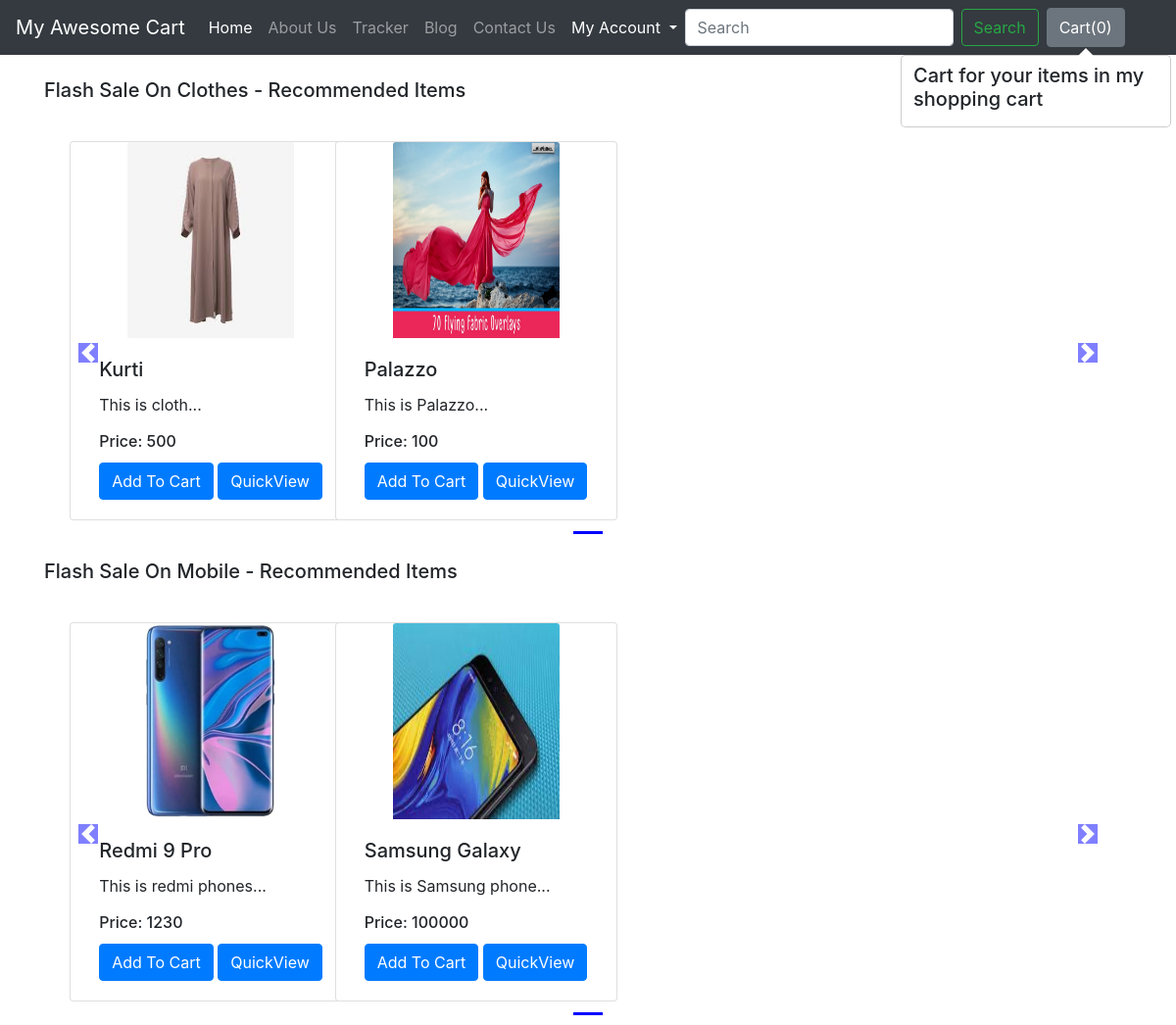
The app's page /shop/ with its own data.
### shop/views.py (the view)
# urls.py: path("", views.index, name="Blog"),
def index(request):
    allProds = []
    catprods = Product.objects.values('category', 'id')
    cats = {item['category'] for item in catprods}
    for cat in cats:
        prod = Product.objects.filter(category=cat)
        n = len(prod)
        nSlides = n // 4 + ceil((n / 4) - (n // 4))
        allProds.append([prod, range(1, nSlides), nSlides])
    params = {'allProds':allProds}
    return render(request, 'shop/index.html', params)

### shop/templates/shop/index.html (shortened to what this page needs)
{% extends 'shop/basic.html' %}
{% block body %}
{% load static %}
<div class="container">
    {% for product, range, nSlides in allProds %}
    <h5 class="my-4">Flash Sale On {{product.0.category}} - Recommended Items</h5>
    <div class="row">
        <div id="demo{{forloop.counter}}" class="col carousel slide my-3" data-ride="carousel">
            <ul class="carousel-indicators">
                <li data-target="#demo{{forloop.counter}}" data-slide-to="0" class="active"></li>
            </ul>
            <div class="container carousel-inner no-padding">
                <div class="carousel-item active">
                    {% for i in product %}
                    <div class="col-xs-3 col-sm-3 col-md-3">
                        <div class="card align-items-center" style="width: 18rem;">
                            <img src='/media/{{i.image}}' class="card-img-top" alt="...">
                            <div class="card-body">
                                <h5 class="card-title" id="namepr{{i.id}}">{{i.product_name}}</h5>
                                <p class="card-text">{{i.desc|slice:"0:53"}}...</p>
                                <h6 class="card-title" >Price: <span id="pricepr{{i.id}}">{{i.price}}</span></h6>
                                <span id="divpr{{i.id}}" class="divpr">
                                    <button id="pr{{i.id}}" class="btn btn-primary cart">Add To Cart</button>
                                </span>
                                <a href="/shop/products/{{i.id}}"><button id="qv{{i.id}}" class="btn btn-primary cart">QuickView</button></a>
                            </div>
                        </div>
                    </div>
                    {% endfor %}
                </div>
            </div>
        </div>
        <a class="carousel-control-prev" href="#demo{{forloop.counter}}" data-slide="prev">
            <span class="carousel-control-prev-icon"></span>
        </a>
        <a class="carousel-control-next" href="#demo{{forloop.counter}}" data-slide="next">
            <span class="carousel-control-next-icon"></span>
        </a>
    </div>
    {% endfor %}
</div>
{% endblock %}

### shop/templates/shop/basic.html (shortened to what this page needs)
<!doctype html>
<html lang="en">
  <head>
    <link rel="stylesheet" href="https://stackpath.bootstrapcdn.com/bootstrap/4.2.1/css/bootstrap.min.css">
  </head>
  <body>
    <nav class="navbar navbar-expand-lg navbar-dark bg-dark">
  <a class="navbar-brand" href="/shop">My Awesome Cart</a>
  <div class="collapse navbar-collapse" id="navbarSupportedContent">
    <ul class="navbar-nav mr-auto">
      <li class="nav-item active">
        <a class="nav-link" href="/shop">Home <span class="sr-only">(current)</span></a>
      </li>
      <li class="nav-item">
        <a class="nav-link" href="/shop/about">About Us</a>
      </li>
      <li class="nav-item">
        <a class="nav-link" href="/shop/tracker">Tracker</a>
      </li>
      <li class="nav-item">
        <a class="nav-link" href="/blog">Blog</a>
      </li>
       <li class="nav-item">
        <a class="nav-link" href="/shop/contact">Contact Us</a>
      </li>
      <li class="nav-item dropdown">
		        <a class="nav-link text-white dropdown-toggle" href="#" id="navbarDropdown" role="button" data-toggle="dropdown" aria-haspopup="true" aria-expanded="false">
		           My Account
		        </a>
		      </li>
    <form method='get' action='/shop/search/' class="form-inline my-2 my-lg-0">
      <input class="form-control mr-sm-2" type="search" placeholder="Search" aria-label="Search" name="search" id="search">
      <button class="btn btn-outline-success my-2 my-sm-0" type="submit">Search</button>
    </form>
    <button type="button" class="btn btn-secondary mx-2" id="popcart" data-container="body" data-toggle="popover" data-placement="bottom" data-html="true" data-content="Vivamus
sagittis lacus vel augue laoreet rutrum faucibus.">
  Cart(<span id="cart">0</span>)
</button>
  </div>
</nav>
  {% block body %} {% endblock %}
  </body>
</html>

### records on screen
Product: category "Clothes", image (picture), product_name "Kurti", desc "This is cloth", price "500"
Product: image (picture), product_name "Palazzo", desc "This is Palazzo", price "100"
Product: category "Mobile", image (picture), product_name "Redmi 9 Pro", desc "This is redmi phones", price "1230"
Product: image (picture), product_name "Samsung Galaxy", desc "This is Samsung phone", price "100000"
